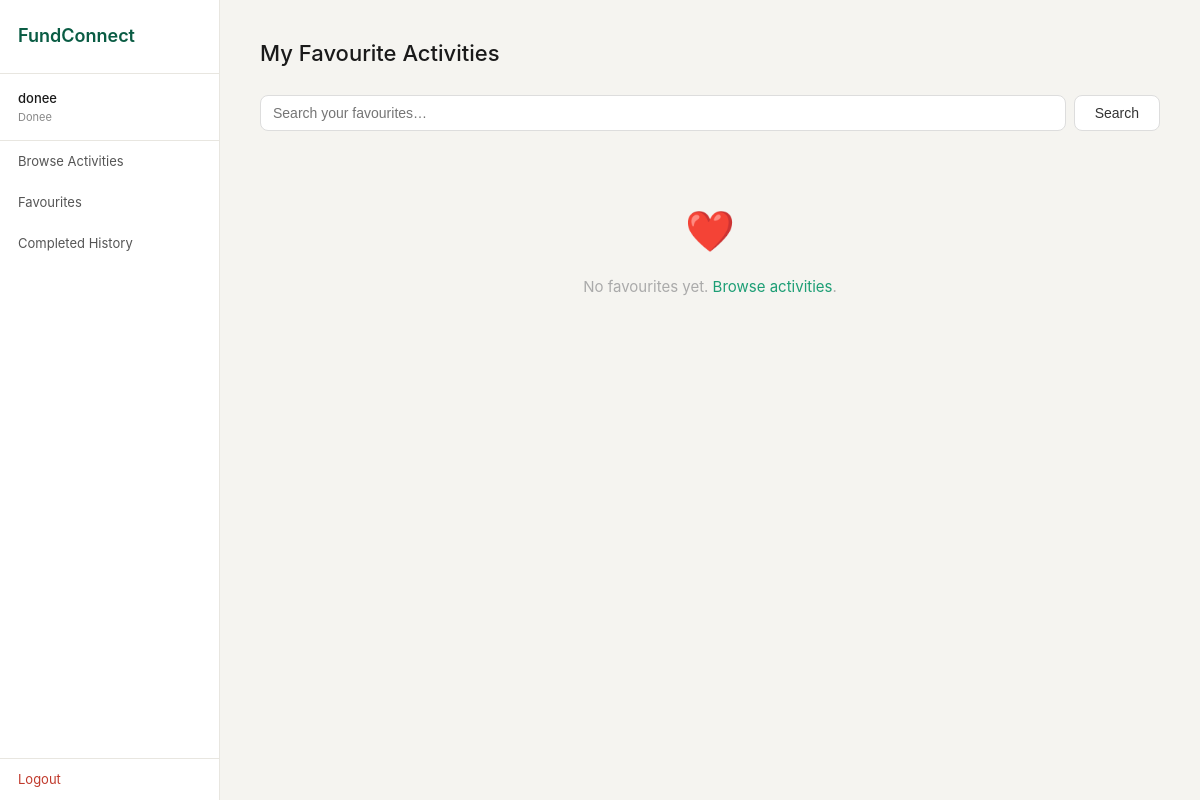
/donee/favourites (signed in), run on an earlier commit of the app's database.
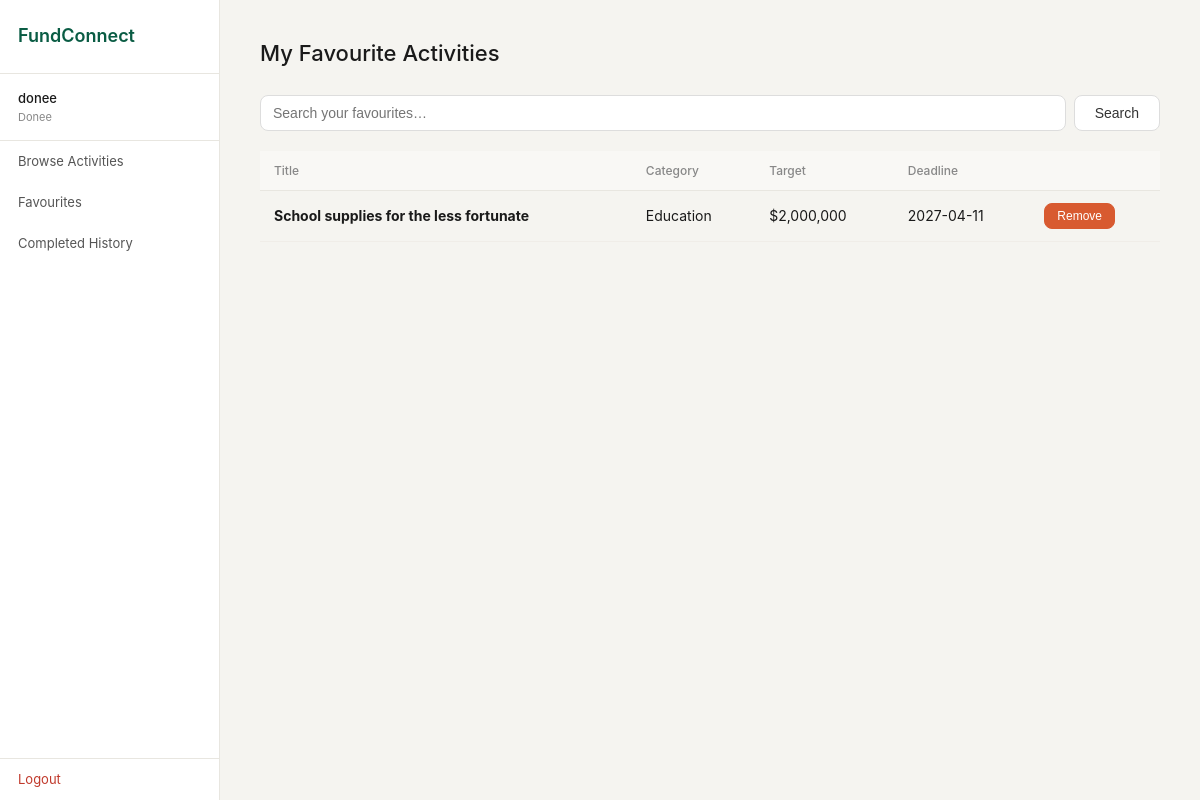
And on a later commit of the database.
### tables this page shows
CREATE TABLE fundraising_activity (
                id              INTEGER PRIMARY KEY AUTOINCREMENT,
                title           TEXT NOT NULL,
                description     TEXT,
                target_amount   REAL NOT NULL,
                amount_raised   REAL DEFAULT 0,
                category_id     INTEGER REFERENCES fra_category(id),
                deadline        TEXT NOT NULL,
                status          TEXT NOT NULL DEFAULT 'Active',
                fundraiser_id   INTEGER REFERENCES user_account(id),
                view_count      INTEGER DEFAULT 0,
                shortlist_count INTEGER DEFAULT 0,
                created_at      TEXT DEFAULT (datetime('now'))
            );

CREATE TABLE fra_category (
                id          INTEGER PRIMARY KEY AUTOINCREMENT,
                name        TEXT NOT NULL UNIQUE,
                description TEXT,
                created_at  TEXT DEFAULT (datetime('now'))
            );

### boundary/app.py (the view)
@app.route("/donee/favourites")
def d_favourites():
    if "user_id" not in session or session["role"] != "Donee":
        return redirect(url_for("login"))
    q = request.args.get("q", "").strip()
    result = DoneeController.get_favourites(session["user_id"], q or None)
    return render_template("d_favourites.html", activities=result["data"], q=q)

### boundary/templates/d_favourites.html (shortened to what this page needs)
{% extends "base.html" %}
{% block content %}
<div class="page-header">
  <h1 class="page-title">My Favourite Activities</h1>
</div>
<form method="GET" style="margin-bottom: 20px; display: flex; gap: 8px;">
  <input type="text" name="q" value="{{ q }}" placeholder="Search your favourites…"
         style="flex: 1; padding: 9px 12px; border-radius: 8px; border: 1px solid #ddd; font-size: 14px;">
  <button class="btn" type="submit">Search</button>
</form>
{% if activities %}
<div class="table-wrap">
  <table>
    <thead>
      <tr>
        <th>Title</th>
        <th>Category</th>
        <th>Target</th>
        <th>Deadline</th>
        <th></th>
      </tr>
    </thead>
    <tbody>
      {% for a in activities %}
      <tr style="cursor: pointer;"
          onclick="window.location='{{ url_for('d_activity_view', aid=a.id) }}'">
        <td><strong>{{ a.title }}</strong></td>
        <td>{{ a.category_name or '—' }}</td>
        <td>${{ '{:,.0f}'.format(a.target_amount) }}</td>
        <td>{{ a.deadline }}</td>
        <td>
          <form method="POST" action="{{ url_for('d_toggle_favourite', aid=a.id) }}"
                onclick="event.stopPropagation()">
            <button type="submit" class="btn btn-sm btn-danger">Remove</button>
          </form>
        </td>
      </tr>
      {% endfor %}
    </tbody>
  </table>
</div>
{% else %}
<div class="empty-state">
  <div class="empty-icon">❤️</div>
  <p>No favourites yet. <a href="{{ url_for('d_browse') }}" style="color: #1d9e75;">Browse activities</a>.</p>
</div>
{% endif %}
{% endblock %}

What changed in the data, as far as the page shows it:
added fundraising_activity: title "School supplies for the less fortunate", name "Education", target_amount "2,000,000", deadline "2027-04-11"
Also different on the page:
text no longer shown: "❤️ No favourites yet. Browse activities ."
text now shown: "Title Category Target Deadline"
